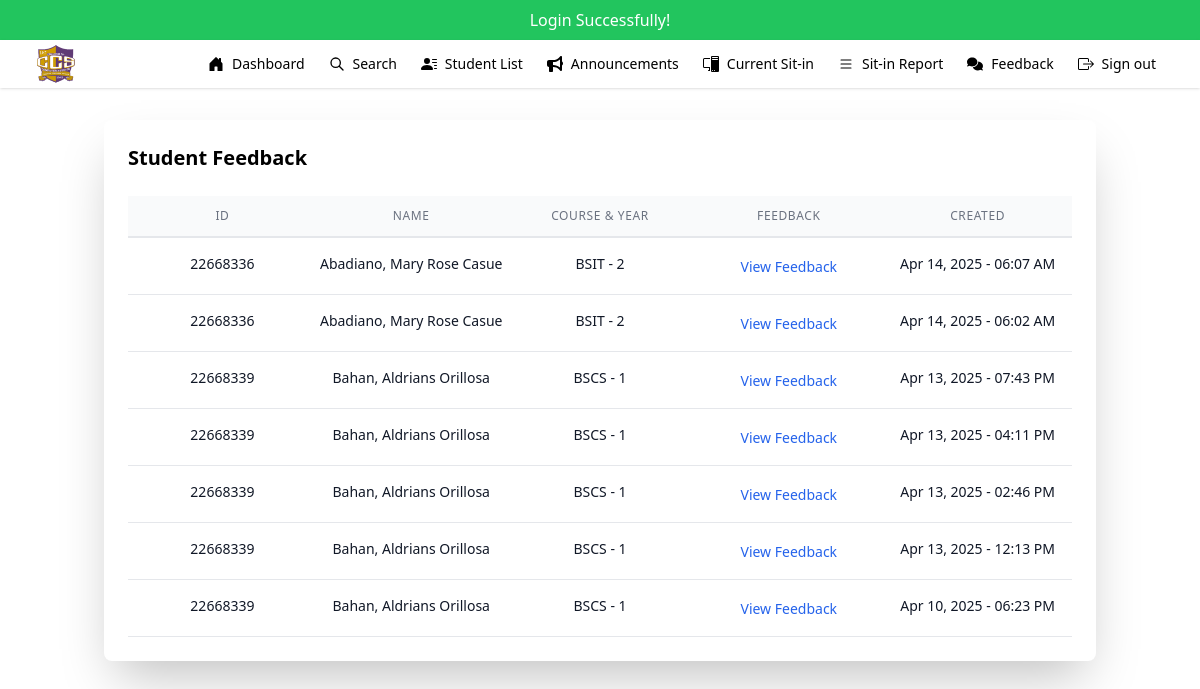
Page /admin/admin_feedback.php (signed in) on the committed database.
### tables this page shows
CREATE TABLE `feedback` (
  `id` int(11) NOT NULL,
  `idno` int(11) DEFAULT NULL,
  `feedback_text` text DEFAULT NULL,
  `created_at` timestamp NOT NULL DEFAULT current_timestamp()
);

CREATE TABLE `students` (
  `id` int(20) NOT NULL,
  `idno` int(20) NOT NULL,
  `lastname` varchar(50) NOT NULL,
  `firstname` varchar(50) NOT NULL,
  `midname` varchar(50) NOT NULL,
  `course` enum('BSIT','BSCS') NOT NULL,
  `year` int(9) NOT NULL,
  `username` varchar(50) NOT NULL,
  `password` varchar(50) NOT NULL,
  `profile` varchar(225) NOT NULL,
  `session` int(30) NOT NULL DEFAULT 30
);

### admin/admin_feedback.php (the view, shortened to what this page needs)
<?php
include "../admin/admin_nav.php";
$query = "SELECT feedback.*, students.lastname, students.firstname, students.midname, students.course, students.year
          FROM feedback
          JOIN students ON feedback.idno = students.idno
          ORDER BY feedback.created_at DESC";
$result = mysqli_query($mysql, $query);
?>
<!DOCTYPE html>
<html lang="en">
<head>
    <script src="https://cdn.tailwindcss.com"></script>
</head>
<body class="bg-gray-100">
    <div class="container mx-auto px-4 py-8">
        <div class="max-w-7xl mx-auto">
            <div class="bg-white shadow-2xl rounded-lg p-6">
                <div class="flex justify-between items-center mb-6">
                    <h2 class="text-xl font-semibold">Student Feedback</h2>
                </div>
                <div class="overflow-x-auto">
                    <div class="grid grid-cols-5 text-center border-b-2 py-3 bg-gray-50">
                        <p class="text-xs font-medium text-gray-500 uppercase tracking-wider">ID</p>
                        <p class="text-xs font-medium text-gray-500 uppercase tracking-wider">Name</p>
                        <p class="text-xs font-medium text-gray-500 uppercase tracking-wider">Course & Year</p>
                        <p class="text-xs font-medium text-gray-500 uppercase tracking-wider">Feedback</p>
                        <p class="text-xs font-medium text-gray-500 uppercase tracking-wider">Created</p>
                    </div>
                    <div class="overflow-y-auto max-h-[600px]">
                        <?php while ($row = mysqli_fetch_assoc($result)): ?>
                            <div class="grid grid-cols-5 text-center border-b py-4 hover:bg-gray-50 transition">
                                <p class="text-sm text-gray-900"><?php echo htmlspecialchars($row['idno']); ?></p>
                                <p class="text-sm text-gray-900"><?php echo htmlspecialchars($row['lastname'] . ', ' . $row['firstname'] . ' ' . $row['midname']); ?></p>
                                <p class="text-sm text-gray-900"><?php echo htmlspecialchars($row['course'] . ' - ' . $row['year']); ?></p>
                                <div class="relative group">
                                    <button onclick='openFeedbackModal(<?php
                                        echo json_encode($row['feedback_text']) . ', ' .
                                             json_encode($row['idno']) . ', ' .
                                             json_encode($row['lastname'] . ', ' . $row['firstname'] . ' ' . $row['midname']) . ', ' .
                                             json_encode(date('M d, Y - h:i A', strtotime($row['created_at'])));
                                    ?>)'
                                        class="text-blue-600 hover:text-blue-800 text-sm">
                                        View Feedback
                                    </button>
                                </div>
                                <p class="text-sm text-gray-900"><?php echo date('M d, Y - h:i A', strtotime($row['created_at'])); ?></p>
                            </div>
                        <?php endwhile; ?>
                    </div>
                </div>
            </div>
        </div>
    </div>
</body>
</html>

### rows in the picture
feedback: idno "22668336", students.lastname+firstname+midname "Abadiano, Mary Rose Casue", students.course+year "BSIT - 2", created_at "Apr 14, 2025 - 06:07 AM"
feedback: idno "22668336", students.lastname+firstname+midname "Abadiano, Mary Rose Casue", students.course+year "BSIT - 2", created_at "Apr 14, 2025 - 06:02 AM"
feedback: idno "22668339", students.lastname+firstname+midname "Bahan, Aldrians Orillosa", students.course+year "BSCS - 1", created_at "Apr 13, 2025 - 07:43 PM"
feedback: idno "22668339", students.lastname+firstname+midname "Bahan, Aldrians Orillosa", students.course+year "BSCS - 1", created_at "Apr 13, 2025 - 04:11 PM"
feedback: idno "22668339", students.lastname+firstname+midname "Bahan, Aldrians Orillosa", students.course+year "BSCS - 1", created_at "Apr 13, 2025 - 02:46 PM"
feedback: idno "22668339", students.lastname+firstname+midname "Bahan, Aldrians Orillosa", students.course+year "BSCS - 1", created_at "Apr 13, 2025 - 12:13 PM"
feedback: idno "22668339", students.lastname+firstname+midname "Bahan, Aldrians Orillosa", students.course+year "BSCS - 1", created_at "Apr 10, 2025 - 06:23 PM"

### other values in the picture
$_SESSION['success'] "Login Successfully!"
